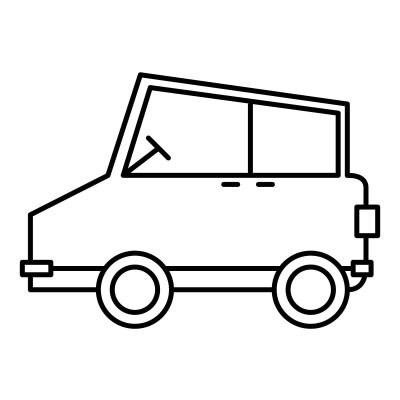
#> input picture 2 Parcial/Transformada-Hough/carro.jpg, 400 x 400 px
$ python hough.py
#> lines starting #> are read from the running program, lines starting #| are printed output that depends on the picture; after the words box and inside, x2 and y2 are one past the last pixel; in counts of white or black regions, pixels touching at a corner belong together
import cv2
import numpy as np

class DetectorHough:
    def __init__(self, ruta_imagen):
#> called with ruta_imagen = 'carro.jpg'
        self.imagen_original = cv2.imread(ruta_imagen)
#> self.imagen_original is the input picture: shape (400, 400, 3); min 0, max 255, mean 233.8
        if self.imagen_original is None:
            raise FileNotFoundError(f"No se pudo cargar la imagen: {ruta_imagen}")

        self.imagen_gris = cv2.cvtColor(self.imagen_original, cv2.COLOR_BGR2GRAY)
        _, self.imagen_binaria = cv2.threshold(self.imagen_gris, 240, 255, cv2.THRESH_BINARY_INV)
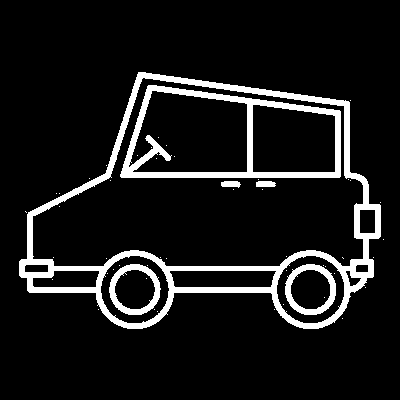
#> self.imagen_binaria: shape (400, 400); 9.9% white; 52 white regions (46 under 20 px), largest, box (x1, y1, x2, y2) and area: (19, 72, 381, 329) 9712, (120, 85, 341, 178) 4159, (285, 264, 336, 315) 870, (109, 264, 161, 315) 863, (256, 181, 276, 187) 111, (221, 181, 241, 188) 110
        self.bordes = cv2.Canny(self.imagen_binaria, 30, 150, apertureSize=3)
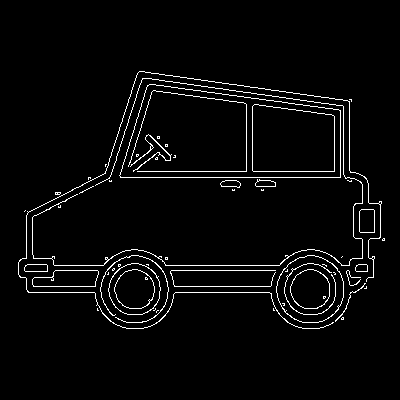
#> self.bordes: shape (400, 400); 3.4% white in thin lines or dots, all inside (x1, y1, x2, y2) = (18, 71, 385, 329)

    def detectar_lineas(self):
        copia = self.imagen_original.copy()
        lineas = cv2.HoughLines(self.bordes, 1, np.pi / 180, 100)
#> lineas = [[177, 1.57], [265, 1.57], [171, 1.57], [270, 1.57], [51, 1.71], [292, 1.57], [286, 1.57], [57, 1.71], [62, 1.71], [68, 1.71]]
        if lineas is not None:
            for linea in lineas:
                rho, theta = linea[0]
                a = np.cos(theta)
                b = np.sin(theta)
                x0 = a * rho
                y0 = b * rho
                x1 = int(x0 + 1000 * (-b))
                y1 = int(y0 + 1000 * (a))
                x2 = int(x0 - 1000 * (-b))
                y2 = int(y0 - 1000 * (a))
                cv2.line(copia, (x1, y1), (x2, y2), (0, 0, 255), 2)
#> this loop made 10 passes
#> (rho, theta, a, b, x0, y0, x1, y1) on passes 1 to 10: (177, 1.57, -4.37e-08, 1, -7.74e-06, 177, -1000, 176), (265, 1.57, -4.37e-08, 1, -1.16e-05, 265, -1000, 264), (171, 1.57, -4.37e-08, 1, -7.47e-06, 171, -1000, 170), (270, 1.57, -4.37e-08, 1, -1.18e-05, 270, -1000, 269), (51, 1.71, -0.139, 0.99, -7.1, 50.5, -997, -88), (292, 1.57, -4.37e-08, 1, -1.28e-05, 292, -1000, 291), (286, 1.57, -4.37e-08, 1, -1.25e-05, 286, -1000, 285), (57, 1.71, -0.139, 0.99, -7.93, 56.45, -998, -82), (62, 1.71, -0.139, 0.99, -8.63, 61.4, -998, -77), (68, 1.71, -0.139, 0.99, -9.46, 67.34, -999, -71)
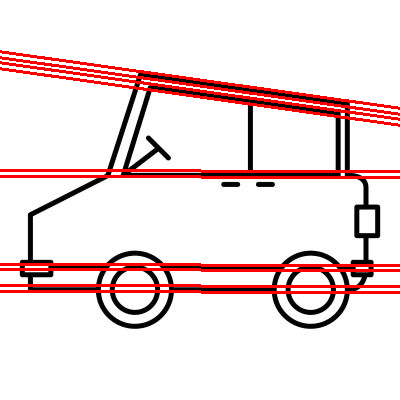
#> copia: shape (400, 400, 3); 7.52% of pixels changed, all inside (x1, y1, x2, y2) = (0, 50, 400, 294)
        return copia

    def detectar_circulos(self):
        copia = self.imagen_original.copy()
        circulos = cv2.HoughCircles(
            self.imagen_gris,
            cv2.HOUGH_GRADIENT,
            dp=1.2,
            minDist=30,
            param1=150,
            param2=60,
            minRadius=15,
            maxRadius=60
        )
#> circulos = [[310.2, 289.8, 38.52], [135, 289.8, 33.6]]
        if circulos is not None:
            circulos = np.uint16(np.around(circulos))
#> circulos = [[310, 290, 39], [135, 290, 34]]
            for c in circulos[0, :]:
                cv2.circle(copia, (c[0], c[1]), c[2], (0, 255, 0), 2)
                cv2.circle(copia, (c[0], c[1]), 2, (255, 0, 0), 3)
#> this loop made 2 passes
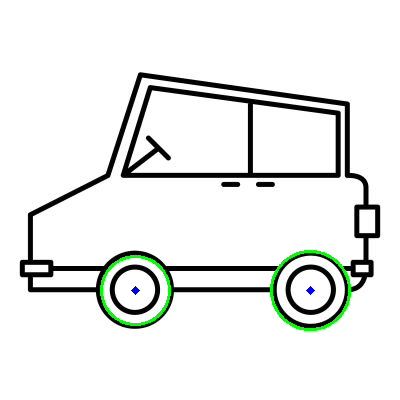
#> copia: shape (400, 400, 3); 0.92% of pixels changed, all inside (x1, y1, x2, y2) = (100, 250, 351, 331)
        return copia

    def mostrar_resultados(self):
        cv2.imshow("Imagen original", self.imagen_original)
        imagen_lineas = self.detectar_lineas()
        cv2.imshow("Líneas detectadas", imagen_lineas)
        imagen_circulos = self.detectar_circulos()
        cv2.imshow("Círculos detectados", imagen_circulos)
        cv2.waitKey(0)
        cv2.destroyAllWindows()

if __name__ == "__main__":
    ruta = "carro.jpg"
    detector = DetectorHough(ruta)
    detector.mostrar_resultados()

$ run again, with 2 Parcial/Transformada-Hough/bus.jpg copied over 2 Parcial/Transformada-Hough/carro.jpg
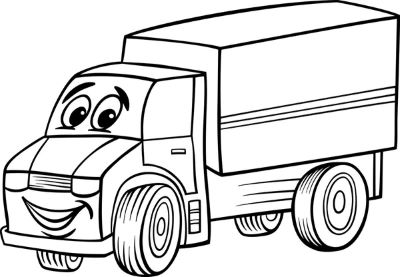
#> input picture 2 Parcial/Transformada-Hough/bus.jpg, 400 x 277 px
#> in __init__, self.imagen_original is the input picture: shape (277, 400, 3); min 0, max 255, mean 217
#> in __init__, `_, self.imagen_binaria = cv2.threshold(self.imagen_gris, 240, 255, cv2..`:
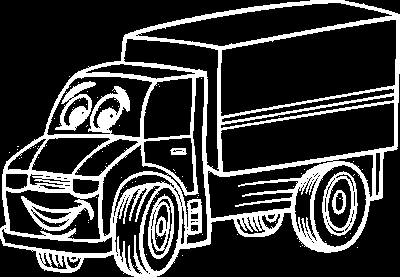
#> self.imagen_binaria: shape (277, 400); 22.3% white; 81 white regions (75 under 20 px), largest, box (x1, y1, x2, y2) and area: (0, 0, 400, 277) 21921, (55, 81, 96, 131) 840, (148, 194, 174, 259) 819, (322, 171, 358, 236) 781, (332, 190, 346, 215) 171, (170, 148, 187, 155) 95
#> self.bordes: shape (277, 400); 10.6% white in thin lines or dots
#> lineas = 46 rows, first 8: [205, 1.41], [159, 1.4], [87, 1.4], [210, 1.41], [162, 1.41], [82, 1.4], [152, 1.4], [160, 1.41]
#> the loop in detectar_lineas, `for linea in lineas:` made 46 passes
#> (rho, theta, a, b, x0, y0, x1, y1) on passes 1 to 8: (205, 1.41, 0.156, 0.988, 32.07, 202.5, -955, 358), (159, 1.4, 0.174, 0.985, 27.61, 156.6, -957, 330), (87, 1.4, 0.174, 0.985, 15.11, 85.68, -969, 259), (210, 1.41, 0.156, 0.988, 32.85, 207.4, -954, 363), (162, 1.41, 0.156, 0.988, 25.34, 160, -962, 316), (82, 1.4, 0.174, 0.985, 14.24, 80.75, -970, 254), (152, 1.4, 0.174, 0.985, 26.39, 149.7, -958, 323), (160, 1.41, 0.156, 0.988, 25.03, 158, -962, 314)
#> in detectar_circulos, `circulos = cv2.HoughCircles( self.imagen_gris, cv2.HOUGH_GRADIENT, dp=..`: circulos = [[148.2, 210.6, 36.84], [327, 197.4, 39.36], [205.8, 232.2, 57.96], [371.4, 209.4, 59.28], [93, 101.4, 30.12], [54.6, 204.6, 24.96]]
#> in detectar_circulos, `circulos = np.uint16(np.around(circulos))`: circulos = [[148, 211, 37], [327, 197, 39], [206, 232, 58], [371, 209, 59], [93, 101, 30], [55, 205, 25]]
#> the loop in detectar_circulos, `for c in circulos[0, :]:` made 6 passes
#> after the loop in detectar_circulos, `for c in circulos[0, :]:`:
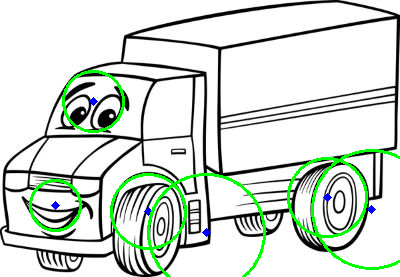
#> copia: shape (277, 400, 3); 3.86% of pixels changed, all inside (x1, y1, x2, y2) = (29, 70, 400, 277)
